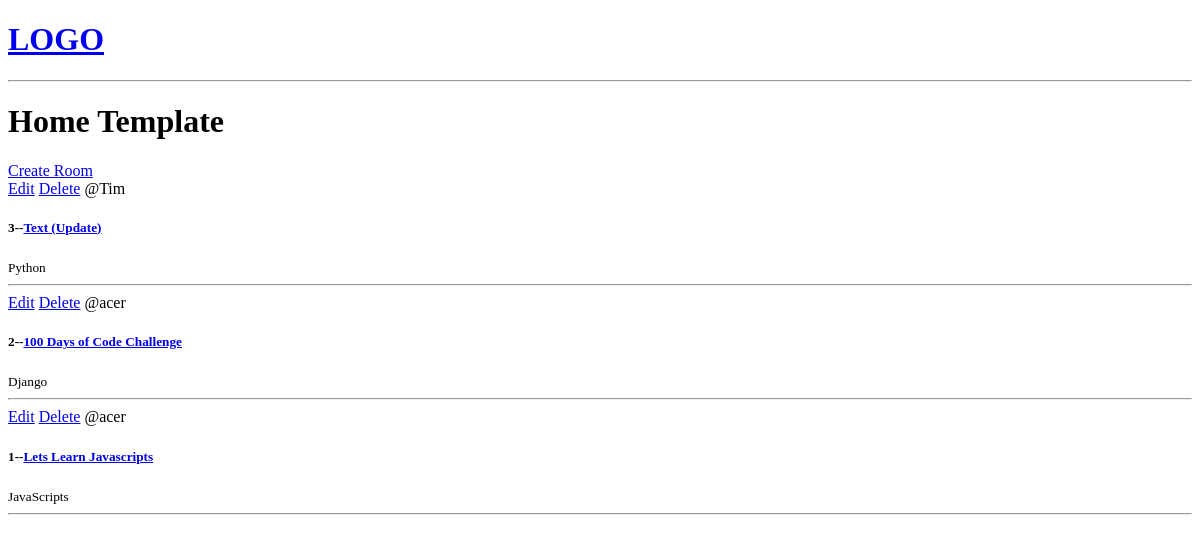
The app's page /, older data.
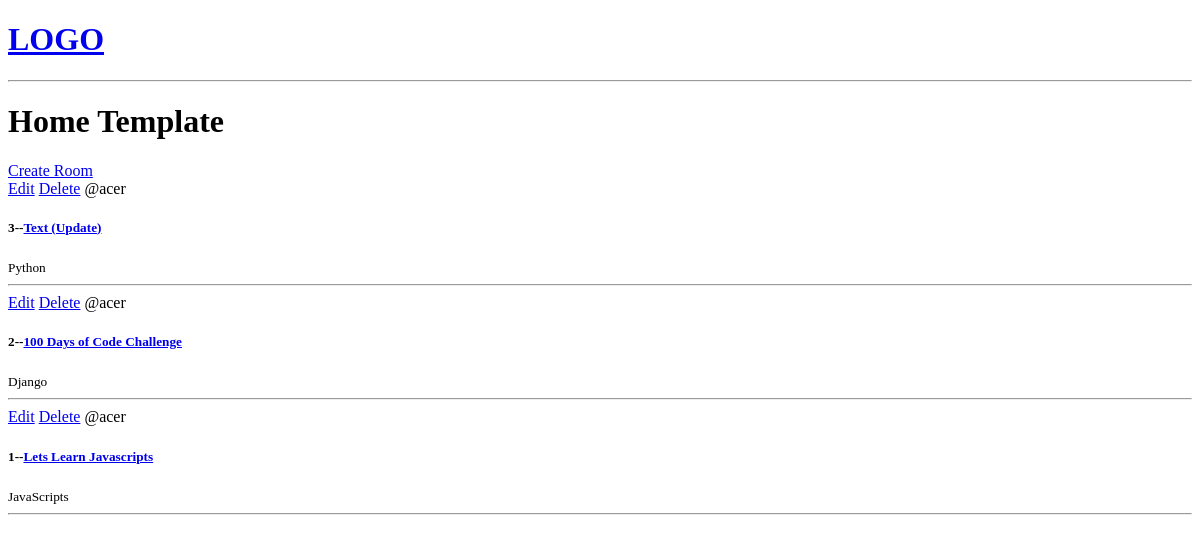
The same page, newer data.
### base/models.py (models this page shows, shortened)
class Room(models.Model):
    host = models.ForeignKey(User, on_delete=models.SET_NULL, null= True)
    topic = models.ForeignKey(Topic, on_delete=models.SET_NULL, null= True)
    name = models.CharField(max_length=200)
    description = models.TextField(null=True,blank=True)
    updated = models.DateTimeField(auto_now=True)
    created = models.DateTimeField(auto_now_add=True)
    class Meta:
        ordering= ['-updated','-created']

class Topic(models.Model):
    name = models.CharField(max_length=200)

### base/views.py (the view)
# urls.py: path('',views.home, name='home'),
def home(request):
    rooms = Room.objects.all()
    context={'rooms':rooms}
    return render(request, 'base/home.html',context)

### base/templates/base/home.html
{% extends "main.html" %} {% block content %}
<h1>Home Template</h1>
<div>
  <a href="{% url 'create-room' %}">Create Room</a>
  <div>
    {% for room in rooms%}
    <div>
      <a href="{% url 'update-room' room.id %}">Edit</a>
      <a href="{% url 'delete-room' room.id %}">Delete</a>
      <span>@{{room.host.username}}</span>
      <h5>{{room.id}}--<a href="{% url 'room' room.id %}">{{room.name}}</a></h5>
      <small>{{room.topic.name}}</small>
      <hr />
    </div>
    {% endfor %}
  </div>
</div>
{% endblock content %}

Row changes from the older to the newer data that the page shows:
changed Room "Text (Update)": host.username "Tim" → "acer"
